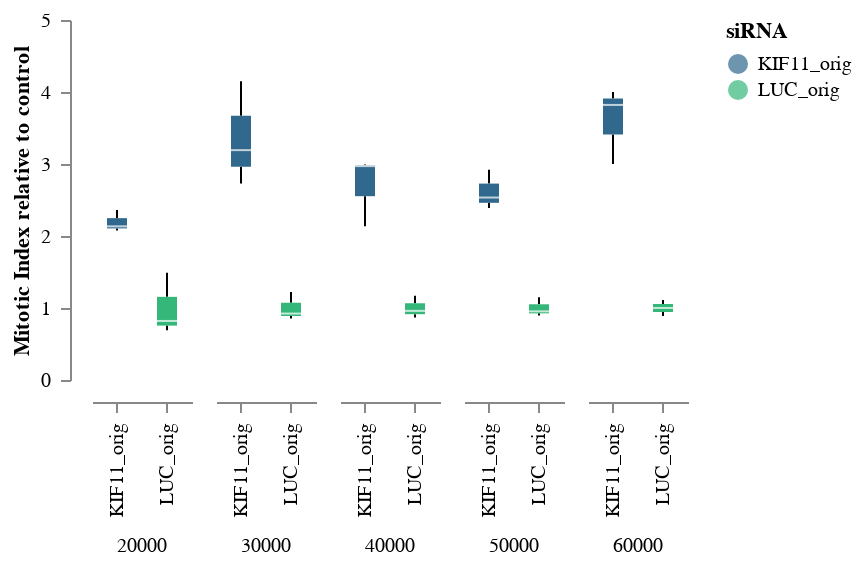

Notebook code for this chart:
### Code cell
BINBOX_MitoticIndex_Time_IMfold = Binned_Boxplot2(
    data = df[df["Cells"] == "IM"],
    x = 'siRNA',
    y = 'Mitotic_index_relative',
    x_title = '',
    y_title = 'Mitotic Index relative to control',
    color = 'siRNA',
    column = 'Seeding_cm-2',
    y_min = 0,
    y_max = 5
)
BINBOX_MitoticIndex_Time_IMfold

### Figure 1 — Vega-Lite specification as saved in the notebook (floating-point values rounded to 4 significant figures)
{"config": {"view": {"continuousWidth": 300, "continuousHeight": 300, "stroke": "transparent", "strokeWidth": 0.5}, "axis": {"grid": true, "labelPadding": 5, "offset": 10, "ticks": true}, "facet": {"spacing": 10}, "header": {"labelOrient": "bottom", "title": null}}, "data": {"name": "data-6488ffdccf44e27ab6c1a7b781bdab5e"}, "mark": {"type": "boxplot", "extent": "min-max", "size": 10}, "encoding": {"color": {"field": "siRNA", "scale": {"scheme": "viridis"}, "type": "nominal"}, "column": {"field": "Seeding_cm-2", "type": "quantitative"}, "x": {"axis": {"grid": false}, "field": "siRNA", "title": null, "type": "nominal"}, "y": {"axis": {"grid": false}, "field": "Mitotic_index_relative", "scale": {"domain": [0, 5]}, "title": "Mitotic Index relative to control", "type": "quantitative"}}, "height": 180, "width": 50, "$schema": "https://vega.github.io/schema/vega-lite/v5.20.1.json", "datasets": {"data-6488ffdccf44e27ab6c1a7b781bdab5e": [{"Row": 2, "Column": 2, "Plane": 1, "Timepoint": 1, "Modified Nuclei - Number of Objects": 2125, "Modified Nuclei - Intensity Region Alexa 647 Mean - Mean per Well": 325.0, "Modified Nuclei - Intensity Region Alexa 647 Mean - StdDev per Well": 1618.0, "Modified Nuclei - Region Area [¬µm¬≤] - Mean per Well": 202.2, "Modified Nuclei - Region Area [¬µm¬≤] - StdDev per Well": 92.59, "Mitotic cells - Number of Objects": 33, "Mitotic Index (%)": 1.553, "Number of Analyzed Fields": 4, "Height [¬µm]": 0, "Time [s]": 0, "Compound": null, "Concentration": null, "Cells": "IM", "Cell Count": null, "Seeding_cm-2": 60000, "siRNA": "LUC_orig", "Mitotic_index_relative": 1.111, "Population_density_cells_per_mm2": 1295.0, "Seeding_mm-2": 600.0}, {"Row": 3, "Column": 2, "Plane": 1, "Timepoint": 1, "Modified Nuclei - Number of Objects": 2334, "Modified Nuclei - Intensity Region Alexa 647 Mean - Mean per Well": 293.7, "Modified Nuclei - Intensity Region Alexa 647 Mean - StdDev per Well": 1483.0, "Modified Nuclei - Region Area [¬µm¬≤] - Mean per Well": 203.3, "Modified Nuclei - Region Area [¬µm¬≤] - StdDev per Well": 91.03, "Mitotic cells - Number of Objects": 29, "Mitotic Index (%)": 1.243, "Number of Analyzed Fields": 4, "Height [¬µm]": 0, "Time [s]": 0, "Compound": null, "Concentration": null, "Cells": "IM", "Cell Count": null, "Seeding_cm-2": 60000, "siRNA": "LUC_orig", "Mitotic_index_relative": 0.8887, "Population_density_cells_per_mm2": 1422.0, "Seeding_mm-2": 600.0}, {"Row": 4, "Column": 2, "Plane": 1, "Timepoint": 1, "Modified Nuclei - Number of Objects": 2073, "Modified Nuclei - Intensity Region Alexa 647 Mean - Mean per Well": 282.6, "Modified Nuclei - Intensity Region Alexa 647 Mean - StdDev per Well": 1086.0, "Modified Nuclei - Region Area [¬µm¬≤] - Mean per Well": 208.7, "Modified Nuclei - Region Area [¬µm¬≤] - StdDev per Well": 127.3, "Mitotic cells - Number of Objects": 29, "Mitotic Index (%)": 1.399, "Number of Analyzed Fields": 4, "Height [¬µm]": 0, "Time [s]": 0, "Compound": null, "Concentration": null, "Cells": "IM", "Cell Count": null, "Seeding_cm-2": 60000, "siRNA": "LUC_orig", "Mitotic_index_relative": 1.001, "Population_density_cells_per_mm2": 1263.0, "Seeding_mm-2": 600.0}, {"Row": 5, "Column": 2, "Plane": 1, "Timepoint": 1, "Modified Nuclei - Number of Objects": 1735, "Modified Nuclei - Intensity Region Alexa 647 Mean - Mean per Well": 843.3, "Modified Nuclei - Intensity Region Alexa 647 Mean - StdDev per Well": 3018.0, "Modified Nuclei - Region Area [¬µm¬≤] - Mean per Well": 207.9, "Modified Nuclei - Region Area [¬µm¬≤] - StdDev per Well": 95.68, "Mitotic cells - Number of Objects": 97, "Mitotic Index (%)": 5.591, "Number of Analyzed Fields": 4, "Height [¬µm]": 0, "Time [s]": 0, "Compound": null, "Concentration": null, "Cells": "IM", "Cell Count": null, "Seeding_cm-2": 60000, "siRNA": "KIF11_orig", "Mitotic_index_relative": 3.999, "Population_density_cells_per_mm2": 1057.0, "Seeding_mm-2": 600.0}, {"Row": 6, "Column": 2, "Plane": 1, "Timepoint": 1, "Modified Nuclei - Number of Objects": 1685, "Modified Nuclei - Intensity Region Alexa 647 Mean - Mean per Well": 801.6, "Modified Nuclei - Intensity Region Alexa 647 Mean - StdDev per Well": 2831.0, "Modified Nuclei - Region Area [¬µm¬≤] - Mean per Well": 215.1, "Modified Nuclei - Region Area [¬µm¬≤] - StdDev per Well": 97.85, "Mitotic cells - Number of Objects": 90, "Mitotic Index (%)": 5.341, "Number of Analyzed Fields": 4, "Height [¬µm]": 0, "Time [s]": 0, "Compound": null, "Concentration": null, "Cells": "IM", "Cell Count": null, "Seeding_cm-2": 60000, "siRNA": "KIF11_orig", "Mitotic_index_relative": 3.82, "Population_density_cells_per_mm2": 1027.0, "Seeding_mm-2": 600.0}, {"Row": 7, "Column": 2, "Plane": 1, "Timepoint": 1, "Modified Nuclei - Number of Objects": 1860, "Modified Nuclei - Intensity Region Alexa 647 Mean - Mean per Well": 443.1, "Modified Nuclei - Intensity Region Alexa 647 Mean - StdDev per Well": 1422.0, "Modified Nuclei - Region Area [¬µm¬≤] - Mean per Well": 219.4, "Modified Nuclei - Region Area [¬µm¬≤] - StdDev per Well": 133.2, "Mitotic cells - Number of Objects": 78, "Mitotic Index (%)": 4.194, "Number of Analyzed Fields": 4, "Height [¬µm]": 0, "Time [s]": 0, "Compound": null, "Concentration": null, "Cells": "IM", "Cell Count": null, "Seeding_cm-2": 60000, "siRNA": "KIF11_orig", "Mitotic_index_relative": 2.999, "Population_density_cells_per_mm2": 1133.0, "Seeding_mm-2": 600.0}, {"Row": 2, "Column": 3, "Plane": 1, "Timepoint": 1, "Modified Nuclei - Number of Objects": 1942, "Modified Nuclei - Intensity Region Alexa 647 Mean - Mean per Well": 372.5, "Modified Nuclei - Intensity Region Alexa 647 Mean - StdDev per Well": 1890.0, "Modified Nuclei - Region Area [¬µm¬≤] - Mean per Well": 205.6, "Modified Nuclei - Region Area [¬µm¬≤] - StdDev per Well": 95.32, "Mitotic cells - Number of Objects": 31, "Mitotic Index (%)": 1.596, "Number of Analyzed Fields": 4, "Height [¬µm]": 0, "Time [s]": 0, "Compound": null, "Concentration": null, "Cells": "IM", "Cell Count": null, "Seeding_cm-2": 50000, "siRNA": "LUC_orig", "Mitotic_index_relative": 0.9536, "Population_density_cells_per_mm2": 1183.0, "Seeding_mm-2": 500.0}, {"Row": 3, "Column": 3, "Plane": 1, "Timepoint": 1, "Modified Nuclei - Number of Objects": 2026, "Modified Nuclei - Intensity Region Alexa 647 Mean - Mean per Well": 339.0, "Modified Nuclei - Intensity Region Alexa 647 Mean - StdDev per Well": 1486.0, "Modified Nuclei - Region Area [¬µm¬≤] - Mean per Well": 203.1, "Modified Nuclei - Region Area [¬µm¬≤] - StdDev per Well": 90.72, "Mitotic cells - Number of Objects": 39, "Mitotic Index (%)": 1.925, "Number of Analyzed Fields": 4, "Height [¬µm]": 0, "Time [s]": 0, "Compound": null, "Concentration": null, "Cells": "IM", "Cell Count": null, "Seeding_cm-2": 50000, "siRNA": "LUC_orig", "Mitotic_index_relative": 1.15, "Population_density_cells_per_mm2": 1235.0, "Seeding_mm-2": 500.0}, {"Row": 4, "Column": 3, "Plane": 1, "Timepoint": 1, "Modified Nuclei - Number of Objects": 2064, "Modified Nuclei - Intensity Region Alexa 647 Mean - Mean per Well": 270.7, "Modified Nuclei - Intensity Region Alexa 647 Mean - StdDev per Well": 965.7, "Modified Nuclei - Region Area [¬µm¬≤] - Mean per Well": 207.1, "Modified Nuclei - Region Area [¬µm¬≤] - StdDev per Well": 93.99, "Mitotic cells - Number of Objects": 31, "Mitotic Index (%)": 1.502, "Number of Analyzed Fields": 4, "Height [¬µm]": 0, "Time [s]": 0, "Compound": null, "Concentration": null, "Cells": "IM", "Cell Count": null, "Seeding_cm-2": 50000, "siRNA": "LUC_orig", "Mitotic_index_relative": 0.8972, "Population_density_cells_per_mm2": 1258.0, "Seeding_mm-2": 500.0}, {"Row": 5, "Column": 3, "Plane": 1, "Timepoint": 1, "Modified Nuclei - Number of Objects": 1201, "Modified Nuclei - Intensity Region Alexa 647 Mean - Mean per Well": 655.3, "Modified Nuclei - Intensity Region Alexa 647 Mean - StdDev per Well": 2592.0, "Modified Nuclei - Region Area [¬µm¬≤] - Mean per Well": 218.9, "Modified Nuclei - Region Area [¬µm¬≤] - StdDev per Well": 102.0, "Mitotic cells - Number of Objects": 48, "Mitotic Index (%)": 3.997, "Number of Analyzed Fields": 4, "Height [¬µm]": 0, "Time [s]": 0, "Compound": null, "Concentration": null, "Cells": "IM", "Cell Count": null, "Seeding_cm-2": 50000, "siRNA": "KIF11_orig", "Mitotic_index_relative": 2.387, "Population_density_cells_per_mm2": 731.9, "Seeding_mm-2": 500.0}, {"Row": 6, "Column": 3, "Plane": 1, "Timepoint": 1, "Modified Nuclei - Number of Objects": 1370, "Modified Nuclei - Intensity Region Alexa 647 Mean - Mean per Well": 702.3, "Modified Nuclei - Intensity Region Alexa 647 Mean - StdDev per Well": 2554.0, "Modified Nuclei - Region Area [¬µm¬≤] - Mean per Well": 217.1, "Modified Nuclei - Region Area [¬µm¬≤] - StdDev per Well": 100.7, "Mitotic cells - Number of Objects": 67, "Mitotic Index (%)": 4.891, "Number of Analyzed Fields": 4, "Height [¬µm]": 0, "Time [s]": 0, "Compound": null, "Concentration": null, "Cells": "IM", "Cell Count": null, "Seeding_cm-2": 50000, "siRNA": "KIF11_orig", "Mitotic_index_relative": 2.921, "Population_density_cells_per_mm2": 834.9, "Seeding_mm-2": 500.0}, {"Row": 7, "Column": 3, "Plane": 1, "Timepoint": 1, "Modified Nuclei - Number of Objects": 1320, "Modified Nuclei - Intensity Region Alexa 647 Mean - Mean per Well": 483.0, "Modified Nuclei - Intensity Region Alexa 647 Mean - StdDev per Well": 1620.0, "Modified Nuclei - Region Area [¬µm¬≤] - Mean per Well": 218.1, "Modified Nuclei - Region Area [¬µm¬≤] - StdDev per Well": 101.3, "Mitotic cells - Number of Objects": 56, "Mitotic Index (%)": 4.242, "Number of Analyzed Fields": 4, "Height [¬µm]": 0, "Time [s]": 0, "Compound": null, "Concentration": null, "Cells": "IM", "Cell Count": null, "Seeding_cm-2": 50000, "siRNA": "KIF11_orig", "Mitotic_index_relative": 2.534, "Population_density_cells_per_mm2": 804.4, "Seeding_mm-2": 500.0}, {"Row": 2, "Column": 4, "Plane": 1, "Timepoint": 1, "Modified Nuclei - Number of Objects": 1677, "Modified Nuclei - Intensity Region Alexa 647 Mean - Mean per Well": 374.1, "Modified Nuclei - Intensity Region Alexa 647 Mean - StdDev per Well": 2083.0, "Modified Nuclei - Region Area [¬µm¬≤] - Mean per Well": 204.7, "Modified Nuclei - Region Area [¬µm¬≤] - StdDev per Well": 88.41, "Mitotic cells - Number of Objects": 24, "Mitotic Index (%)": 1.431, "Number of Analyzed Fields": 4, "Height [¬µm]": 0, "Time [s]": 0, "Compound": null, "Concentration": null, "Cells": "IM", "Cell Count": null, "Seeding_cm-2": 40000, "siRNA": "LUC_orig", "Mitotic_index_relative": 0.9602, "Population_density_cells_per_mm2": 1022.0, "Seeding_mm-2": 400.0}, {"Row": 3, "Column": 4, "Plane": 1, "Timepoint": 1, "Modified Nuclei - Number of Objects": 1391, "Modified Nuclei - Intensity Region Alexa 647 Mean - Mean per Well": 323.0, "Modified Nuclei - Intensity Region Alexa 647 Mean - StdDev per Well": 1600.0, "Modified Nuclei - Region Area [¬µm¬≤] - Mean per Well": 209.3, "Modified Nuclei - Region Area [¬µm¬≤] - StdDev per Well": 84.48, "Mitotic cells - Number of Objects": 18, "Mitotic Index (%)": 1.294, "Number of Analyzed Fields": 4, "Height [¬µm]": 0, "Time [s]": 0, "Compound": null, "Concentration": null, "Cells": "IM", "Cell Count": null, "Seeding_cm-2": 40000, "siRNA": "LUC_orig", "Mitotic_index_relative": 0.8682, "Population_density_cells_per_mm2": 847.7, "Seeding_mm-2": 400.0}, {"Row": 4, "Column": 4, "Plane": 1, "Timepoint": 1, "Modified Nuclei - Number of Objects": 1546, "Modified Nuclei - Intensity Region Alexa 647 Mean - Mean per Well": 295.9, "Modified Nuclei - Intensity Region Alexa 647 Mean - StdDev per Well": 1123.0, "Modified Nuclei - Region Area [¬µm¬≤] - Mean per Well": 199.0, "Modified Nuclei - Region Area [¬µm¬≤] - StdDev per Well": 84.49, "Mitotic cells - Number of Objects": 27, "Mitotic Index (%)": 1.746, "Number of Analyzed Fields": 4, "Height [¬µm]": 0, "Time [s]": 0, "Compound": null, "Concentration": null, "Cells": "IM", "Cell Count": null, "Seeding_cm-2": 40000, "siRNA": "LUC_orig", "Mitotic_index_relative": 1.172, "Population_density_cells_per_mm2": 942.1, "Seeding_mm-2": 400.0}, {"Row": 5, "Column": 4, "Plane": 1, "Timepoint": 1, "Modified Nuclei - Number of Objects": 1084, "Modified Nuclei - Intensity Region Alexa 647 Mean - Mean per Well": 789.0, "Modified Nuclei - Intensity Region Alexa 647 Mean - StdDev per Well": 3092.0, "Modified Nuclei - Region Area [¬µm¬≤] - Mean per Well": 216.1, "Modified Nuclei - Region Area [¬µm¬≤] - StdDev per Well": 85.89, "Mitotic cells - Number of Objects": 48, "Mitotic Index (%)": 4.428, "Number of Analyzed Fields": 4, "Height [¬µm]": 0, "Time [s]": 0, "Compound": null, "Concentration": null, "Cells": "IM", "Cell Count": null, "Seeding_cm-2": 40000, "siRNA": "KIF11_orig", "Mitotic_index_relative": 2.971, "Population_density_cells_per_mm2": 660.6, "Seeding_mm-2": 400.0}, {"Row": 6, "Column": 4, "Plane": 1, "Timepoint": 1, "Modified Nuclei - Number of Objects": 1031, "Modified Nuclei - Intensity Region Alexa 647 Mean - Mean per Well": 674.4, "Modified Nuclei - Intensity Region Alexa 647 Mean - StdDev per Well": 2401.0, "Modified Nuclei - Region Area [¬µm¬≤] - Mean per Well": 210.8, "Modified Nuclei - Region Area [¬µm¬≤] - StdDev per Well": 96.15, "Mitotic cells - Number of Objects": 46, "Mitotic Index (%)": 4.462, "Number of Analyzed Fields": 4, "Height [¬µm]": 0, "Time [s]": 0, "Compound": null, "Concentration": null, "Cells": "IM", "Cell Count": null, "Seeding_cm-2": 40000, "siRNA": "KIF11_orig", "Mitotic_index_relative": 2.993, "Population_density_cells_per_mm2": 628.3, "Seeding_mm-2": 400.0}, {"Row": 7, "Column": 4, "Plane": 1, "Timepoint": 1, "Modified Nuclei - Number of Objects": 1571, "Modified Nuclei - Intensity Region Alexa 647 Mean - Mean per Well": 430.4, "Modified Nuclei - Intensity Region Alexa 647 Mean - StdDev per Well": 1558.0, "Modified Nuclei - Region Area [¬µm¬≤] - Mean per Well": 213.8, "Modified Nuclei - Region Area [¬µm¬≤] - StdDev per Well": 91.43, "Mitotic cells - Number of Objects": 50, "Mitotic Index (%)": 3.183, "Number of Analyzed Fields": 4, "Height [¬µm]": 0, "Time [s]": 0, "Compound": null, "Concentration": null, "Cells": "IM", "Cell Count": null, "Seeding_cm-2": 40000, "siRNA": "KIF11_orig", "Mitotic_index_relative": 2.135, "Population_density_cells_per_mm2": 957.4, "Seeding_mm-2": 400.0}, {"Row": 2, "Column": 5, "Plane": 1, "Timepoint": 1, "Modified Nuclei - Number of Objects": 1249, "Modified Nuclei - Intensity Region Alexa 647 Mean - Mean per Well": 427.0, "Modified Nuclei - Intensity Region Alexa 647 Mean - StdDev per Well": 2341.0, "Modified Nuclei - Region Area [¬µm¬≤] - Mean per Well": 203.1, "Modified Nuclei - Region Area [¬µm¬≤] - StdDev per Well": 93.22, "Mitotic cells - Number of Objects": 20, "Mitotic Index (%)": 1.601, "Number of Analyzed Fields": 4, "Height [¬µm]": 0, "Time [s]": 0, "Compound": null, "Concentration": null, "Cells": "IM", "Cell Count": null, "Seeding_cm-2": 30000, "siRNA": "LUC_orig", "Mitotic_index_relative": 1.223, "Population_density_cells_per_mm2": 761.1, "Seeding_mm-2": 300.0}, {"Row": 3, "Column": 5, "Plane": 1, "Timepoint": 1, "Modified Nuclei - Number of Objects": 983, "Modified Nuclei - Intensity Region Alexa 647 Mean - Mean per Well": 245.3, "Modified Nuclei - Intensity Region Alexa 647 Mean - StdDev per Well": 1145.0, "Modified Nuclei - Region Area [¬µm¬≤] - Mean per Well": 207.7, "Modified Nuclei - Region Area [¬µm¬≤] - StdDev per Well": 98.95, "Mitotic cells - Number of Objects": 11, "Mitotic Index (%)": 1.119, "Number of Analyzed Fields": 4, "Height [¬µm]": 0, "Time [s]": 0, "Compound": null, "Concentration": null, "Cells": "IM", "Cell Count": null, "Seeding_cm-2": 30000, "siRNA": "LUC_orig", "Mitotic_index_relative": 0.8549, "Population_density_cells_per_mm2": 599.0, "Seeding_mm-2": 300.0}, {"Row": 4, "Column": 5, "Plane": 1, "Timepoint": 1, "Modified Nuclei - Number of Objects": 1159, "Modified Nuclei - Intensity Region Alexa 647 Mean - Mean per Well": 263.3, "Modified Nuclei - Intensity Region Alexa 647 Mean - StdDev per Well": 993.3, "Modified Nuclei - Region Area [¬µm¬≤] - Mean per Well": 201.9, "Modified Nuclei - Region Area [¬µm¬≤] - StdDev per Well": 90.2, "Mitotic cells - Number of Objects": 14, "Mitotic Index (%)": 1.208, "Number of Analyzed Fields": 4, "Height [¬µm]": 0, "Time [s]": 0, "Compound": null, "Concentration": null, "Cells": "IM", "Cell Count": null, "Seeding_cm-2": 30000, "siRNA": "LUC_orig", "Mitotic_index_relative": 0.9228, "Population_density_cells_per_mm2": 706.3, "Seeding_mm-2": 300.0}, {"Row": 5, "Column": 5, "Plane": 1, "Timepoint": 1, "Modified Nuclei - Number of Objects": 784, "Modified Nuclei - Intensity Region Alexa 647 Mean - Mean per Well": 568.8, "Modified Nuclei - Intensity Region Alexa 647 Mean - StdDev per Well": 2314.0, "Modified Nuclei - Region Area [¬µm¬≤] - Mean per Well": 219.6, "Modified Nuclei - Region Area [¬µm¬≤] - StdDev per Well": 97.96, "Mitotic cells - Number of Objects": 28, "Mitotic Index (%)": 3.571, "Number of Analyzed Fields": 4, "Height [¬µm]": 0, "Time [s]": 0, "Compound": null, "Concentration": null, "Cells": "IM", "Cell Count": null, "Seeding_cm-2": 30000, "siRNA": "KIF11_orig", "Mitotic_index_relative": 2.728, "Population_density_cells_per_mm2": 477.8, "Seeding_mm-2": 300.0}, {"Row": 6, "Column": 5, "Plane": 1, "Timepoint": 1, "Modified Nuclei - Number of Objects": 670, "Modified Nuclei - Intensity Region Alexa 647 Mean - Mean per Well": 703.1, "Modified Nuclei - Intensity Region Alexa 647 Mean - StdDev per Well": 2693.0, "Modified Nuclei - Region Area [¬µm¬≤] - Mean per Well": 220.6, "Modified Nuclei - Region Area [¬µm¬≤] - StdDev per Well": 103.1, "Mitotic cells - Number of Objects": 28, "Mitotic Index (%)": 4.179, "Number of Analyzed Fields": 4, "Height [¬µm]": 0, "Time [s]": 0, "Compound": null, "Concentration": null, "Cells": "IM", "Cell Count": null, "Seeding_cm-2": 30000, "siRNA": "KIF11_orig", "Mitotic_index_relative": 3.193, "Population_density_cells_per_mm2": 408.3, "Seeding_mm-2": 300.0}, {"Row": 7, "Column": 5, "Plane": 1, "Timepoint": 1, "Modified Nuclei - Number of Objects": 663, "Modified Nuclei - Intensity Region Alexa 647 Mean - Mean per Well": 634.8, "Modified Nuclei - Intensity Region Alexa 647 Mean - StdDev per Well": 2067.0, "Modified Nuclei - Region Area [¬µm¬≤] - Mean per Well": 211.2, "Modified Nuclei - Region Area [¬µm¬≤] - StdDev per Well": 93.22, "Mitotic cells - Number of Objects": 36, "Mitotic Index (%)": 5.43, "Number of Analyzed Fields": 4, "Height [¬µm]": 0, "Time [s]": 0, "Compound": null, "Concentration": null, "Cells": "IM", "Cell Count": null, "Seeding_cm-2": 30000, "siRNA": "KIF11_orig", "Mitotic_index_relative": 4.148, "Population_density_cells_per_mm2": 404.0, "Seeding_mm-2": 300.0}, {"Row": 2, "Column": 6, "Plane": 1, "Timepoint": 1, "Modified Nuclei - Number of Objects": 612, "Modified Nuclei - Intensity Region Alexa 647 Mean - Mean per Well": 339.0, "Modified Nuclei - Intensity Region Alexa 647 Mean - StdDev per Well": 1682.0, "Modified Nuclei - Region Area [¬µm¬≤] - Mean per Well": 199.4, "Modified Nuclei - Region Area [¬µm¬≤] - StdDev per Well": 94.19, "Mitotic cells - Number of Objects": 10, "Mitotic Index (%)": 1.634, "Number of Analyzed Fields": 4, "Height [¬µm]": 0, "Time [s]": 0, "Compound": null, "Concentration": null, "Cells": "IM", "Cell Count": null, "Seeding_cm-2": 20000, "siRNA": "LUC_orig", "Mitotic_index_relative": 1.49, "Population_density_cells_per_mm2": 373.0, "Seeding_mm-2": 200.0}, {"Row": 3, "Column": 6, "Plane": 1, "Timepoint": 1, "Modified Nuclei - Number of Objects": 667, "Modified Nuclei - Intensity Region Alexa 647 Mean - Mean per Well": 234.1, "Modified Nuclei - Intensity Region Alexa 647 Mean - StdDev per Well": 946.1, "Modified Nuclei - Region Area [¬µm¬≤] - Mean per Well": 242.7, "Modified Nuclei - Region Area [¬µm¬≤] - StdDev per Well": 486.9, "Mitotic cells - Number of Objects": 6, "Mitotic Index (%)": 0.8996, "Number of Analyzed Fields": 4, "Height [¬µm]": 0, "Time [s]": 0, "Compound": null, "Concentration": null, "Cells": "IM", "Cell Count": null, "Seeding_cm-2": 20000, "siRNA": "LUC_orig", "Mitotic_index_relative": 0.82, "Population_density_cells_per_mm2": 406.5, "Seeding_mm-2": 200.0}, {"Row": 4, "Column": 6, "Plane": 1, "Timepoint": 1, "Modified Nuclei - Number of Objects": 924, "Modified Nuclei - Intensity Region Alexa 647 Mean - Mean per Well": 230.0, "Modified Nuclei - Intensity Region Alexa 647 Mean - StdDev per Well": 778.1, "Modified Nuclei - Region Area [¬µm¬≤] - Mean per Well": 207.2, "Modified Nuclei - Region Area [¬µm¬≤] - StdDev per Well": 88.54, "Mitotic cells - Number of Objects": 7, "Mitotic Index (%)": 0.7576, "Number of Analyzed Fields": 4, "Height [¬µm]": 0, "Time [s]": 0, "Compound": null, "Concentration": null, "Cells": "IM", "Cell Count": null, "Seeding_cm-2": 20000, "siRNA": "LUC_orig", "Mitotic_index_relative": 0.6906, "Population_density_cells_per_mm2": 563.1, "Seeding_mm-2": 200.0}, {"Row": 5, "Column": 6, "Plane": 1, "Timepoint": 1, "Modified Nuclei - Number of Objects": 395, "Modified Nuclei - Intensity Region Alexa 647 Mean - Mean per Well": 489.9, "Modified Nuclei - Intensity Region Alexa 647 Mean - StdDev per Well": 2106.0, "Modified Nuclei - Region Area [¬µm¬≤] - Mean per Well": 219.1, "Modified Nuclei - Region Area [¬µm¬≤] - StdDev per Well": 103.3, "Mitotic cells - Number of Objects": 9, "Mitotic Index (%)": 2.278, "Number of Analyzed Fields": 4, "Height [¬µm]": 0, "Time [s]": 0, "Compound": null, "Concentration": null, "Cells": "IM", "Cell Count": null, "Seeding_cm-2": 20000, "siRNA": "KIF11_orig", "Mitotic_index_relative": 2.077, "Population_density_cells_per_mm2": 240.7, "Seeding_mm-2": 200.0}, {"Row": 6, "Column": 6, "Plane": 1, "Timepoint": 1, "Modified Nuclei - Number of Objects": 386, "Modified Nuclei - Intensity Region Alexa 647 Mean - Mean per Well": 585.9, "Modified Nuclei - Intensity Region Alexa 647 Mean - StdDev per Well": 2459.0, "Modified Nuclei - Region Area [¬µm¬≤] - Mean per Well": 203.7, "Modified Nuclei - Region Area [¬µm¬≤] - StdDev per Well": 93.38, "Mitotic cells - Number of Objects": 10, "Mitotic Index (%)": 2.591, "Number of Analyzed Fields": 4, "Height [¬µm]": 0, "Time [s]": 0, "Compound": null, "Concentration": null, "Cells": "IM", "Cell Count": null, "Seeding_cm-2": 20000, "siRNA": "KIF11_orig", "Mitotic_index_relative": 2.362, "Population_density_cells_per_mm2": 235.2, "Seeding_mm-2": 200.0}, {"Row": 7, "Column": 6, "Plane": 1, "Timepoint": 1, "Modified Nuclei - Number of Objects": 299, "Modified Nuclei - Intensity Region Alexa 647 Mean - Mean per Well": 319.3, "Modified Nuclei - Intensity Region Alexa 647 Mean - StdDev per Well": 1089.0, "Modified Nuclei - Region Area [¬µm¬≤] - Mean per Well": 209.7, "Modified Nuclei - Region Area [¬µm¬≤] - StdDev per Well": 87.81, "Mitotic cells - Number of Objects": 7, "Mitotic Index (%)": 2.341, "Number of Analyzed Fields": 4, "Height [¬µm]": 0, "Time [s]": 0, "Compound": null, "Concentration": null, "Cells": "IM", "Cell Count": null, "Seeding_cm-2": 20000, "siRNA": "KIF11_orig", "Mitotic_index_relative": 2.134, "Population_density_cells_per_mm2": 182.2, "Seeding_mm-2": 200.0}]}}
